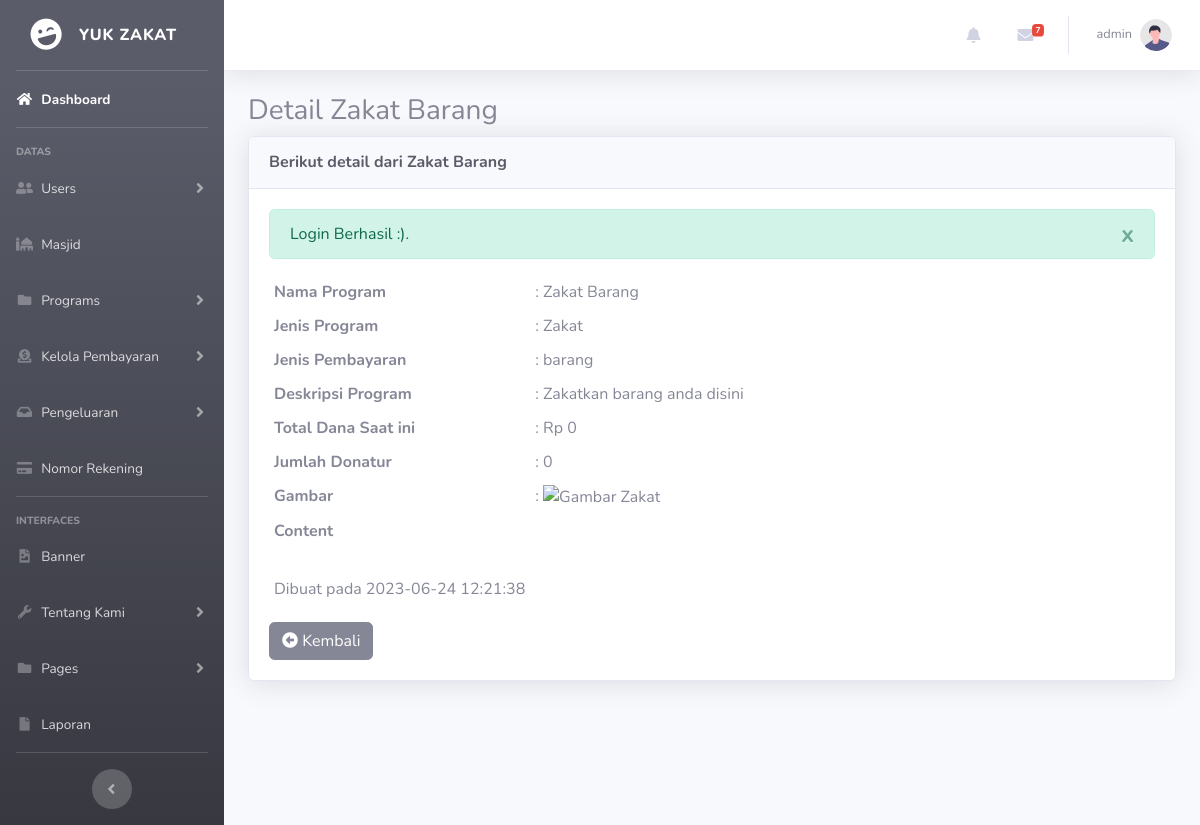
Before: /public/kelola_program/detail/zakatbarang (signed in) with the older database file.
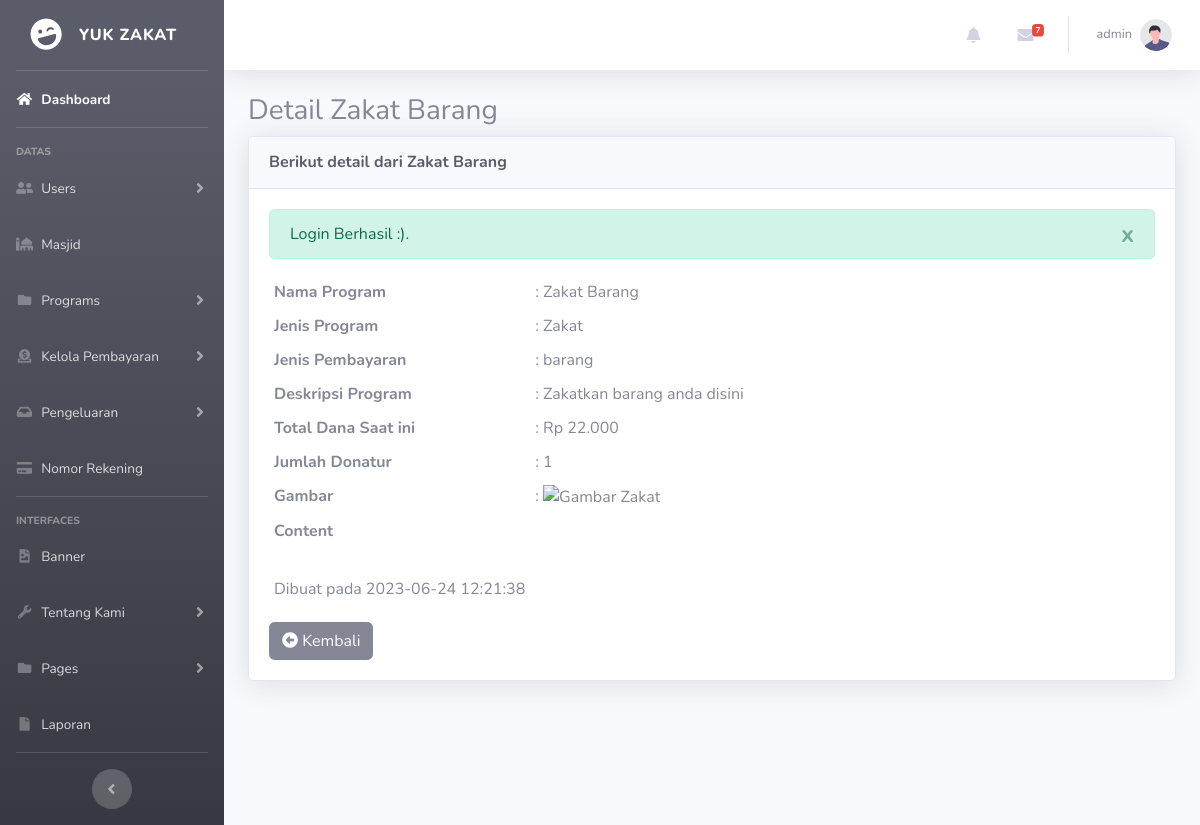
After: the same page with the newer database file.
### tables this page shows
CREATE TABLE `tb_program` (
  `id_program` int NOT NULL,
  `nama_program` varchar(100) NOT NULL,
  `slug` varchar(255) NOT NULL,
  `jenis_program` varchar(20) NOT NULL,
  `jenis_pembayaran` varchar(20) NOT NULL,
  `deskripsi_program` text NOT NULL,
  `total_dana` int NOT NULL,
  `jumlah_donatur` int NOT NULL,
  `gambar` varchar(100) DEFAULT NULL,
  `content` text,
  `datetime` datetime NOT NULL
);

### app/core/Controller.php (called while the page is built, shortened)
<?php
class Controller {
  public function view($view, $data = []): void {
    require_once '../app/views/' . $view . '.php';
  }
  public function model($model_class): object {
    return new $model_class;
  }
}

### app/controllers/Kelola_program.php (called while the page is built, shortened)
<?php
class Kelola_program extends Controller
{
    public function detail($slug): void
    {
        $data = [
            "judul" => "Detail Program",
            "css" => VENDOR_TABLES_CSS,
            "script" => VENDOR_TABLES,
            "dataProgram" => $this->model('Kelolaprogram_model')->getDataProgramBySlug($slug),
            "programNameAktif" => $this->model('Kelolaprogram_model')->getAllProgramNameAktif()
        ];
        $this->view('kelola_program/detail', $data);
    }
}

### app/core/App.php (called while the page is built, shortened)
<?php
class App {
  protected $controller = 'Web', $method = 'index', $params = [];
  public function __construct()
  {
    $url = $this->parseURL();
    if( file_exists('../app/controllers/' . ucfirst($url[0]) . '.php')) {
      unset($url[0]);
    }
    $this->controller = new $this->controller;
    if( isset($url[1]) && method_exists($this->controller, $url[1]) ) {
      $this->method = $url[1];
      unset($url[1]);
    }
    if( !empty($url) ) {
      $this->params = array_values($url);
    }
    call_user_func_array([$this->controller, $this->method], $this->params);
  }
  public function parseURL() {
    if (isset($_GET['url'])) {
      $url = rtrim($_GET['url'], '/');
      $url = filter_var($url, FILTER_SANITIZE_URL);
      $url = explode('/', $url);
      return $url;
    } else {
      $url[] = 'Web';
      return $url;
    }
  }
}

### public/index.php (called while the page is built, shortened)
<?php
$app = new App;

### app/core/Database.php (called while the page is built, shortened)
<?php
class Database {
  private $host = DBHOST, $user = DBUSER, $pass = DBPASS, $dbname = DBNAME;
  private $dbh;
  private $stmt;
  public function __construct()
  {
    $dsn = "mysql:host=$this->host;dbname=$this->dbname";
    $options = [
      PDO::ATTR_PERSISTENT => true,
      PDO::ATTR_ERRMODE    => PDO::ERRMODE_EXCEPTION
    ];
    try {
      $this->dbh = new PDO($dsn, $this->user, $this->pass, $options);
    } catch(PDOException $e) {
      die($e->getMessage());
    }
  }
  public function query($query): void {
    $this->stmt = $this->dbh->prepare($query);
  }
  public function bind($param, $value, $type = null): void {
    if( is_null($type) ) {
      switch( true ) {
        default:
          $type = PDO::PARAM_STR;
      }
    }
    $this->stmt->bindValue($param, $value, $type);
  }
  public function execute(): void {
    $this->stmt->execute();
  }
  public function single(): array {
    $this->execute();
    return $this->stmt->fetch(PDO::FETCH_ASSOC);
  }
}

### app/models/Kelolaprogram_model.php (called while the page is built, shortened)
<?php
class Kelolaprogram_model {
    private $table = 'tb_program';
    private $view = [
        "allZakat" => "vwAllDataZakat",
        "allInfaq" => "vwAllDataInfaq",
        "allDataProgramBarang" => "vwAllProgramBarangAktif",
        "allProgramNameAktif" => "vwAllProgramNameAktif",
        "allDataProgramAktif" => "vwAllDataProgramAktif",
        "allDataProgramAktifTunai" => "vwAllProgramAktifTunai",
        "allDataProgramHaveMoney"   => "vwAllProgramHaveMoney",
        "sumZakat" => "vwSumProgramZakat",
        "sumInfaq" => "vwSumProgramInfaq",
    ];
    private $db;
    public function __construct()
    {
        $this->db = new Database();
    }
    public function getAllProgramNameAktif(): array
    {
        $view = $this->view['allProgramNameAktif'];
        $query = "SELECT * FROM $view";
        $this->db->query($query);
        return $this->db->resultSet();
    }
    public function getDataProgramBySlug($slug): array
    {
        $query = "SELECT * FROM $this->table WHERE slug = :slug";
        $this->db->query($query);
        $this->db->bind('slug', $slug);
        return $this->db->single();
    }
}

### app/views/kelola_program/detail.php (the view, shortened to what the changed rows need)
<h2 class="h3">Detail <?= $data['dataProgram']['nama_program'] ?></h2>
<div class="card shadow mb-4">
<div class="card-header py-3">
    <h6 class="m-0 font-weight-bold text-dark">Berikut detail dari <?= $data['dataProgram']['nama_program'] ?></h6>
  </div>
  <div class="card-body">
    <div class="table-responsive">
      <table cellpadding="5">
        <tr>
          <th>Nama Program</th>
          <td>: <?= $data['dataProgram']['nama_program'] ?></td>
        </tr>
        <tr>
          <th>Jenis Program</th>
          <td>: <?= $data['dataProgram']['jenis_program'] ?></td>
        </tr>
        <tr>
          <th>Jenis Pembayaran</th>
          <td>: <?= $data['dataProgram']['jenis_pembayaran'] ?></td>
        </tr>
        <tr>
          <th>Deskripsi Program</th>
          <td>: <?= $data['dataProgram']['deskripsi_program'] ?></td>
        </tr>
        <tr>
          <th>Total Dana Saat ini</th>
          <td>: Rp <?= number_format($data['dataProgram']['total_dana'], 0, ',', '.') ?></td>
        </tr>
        <tr>
          <th>Jumlah Donatur</th>
          <td>: <?= $data['dataProgram']['jumlah_donatur'] ?> </td>
        </tr>
        <tr>
          <th>Gambar</th>
        </tr>
        <tr>
            <td>Dibuat pada <?= $data['dataProgram']['datetime'] ?></td>
        </tr>
      </table>
    </div>
  </div>
</div>

Changed rows visible on the page:
changed tb_program "Zakat Barang": total_dana "0" → "22.000"; jumlah_donatur "0" → "1"
